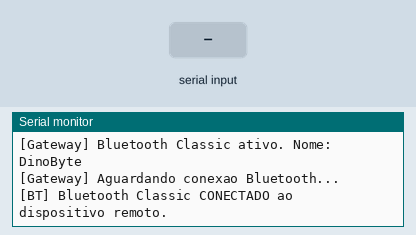
Bench run of a sketch on a simulated ESP32-S3. Shown: the last lines printed to the serial monitor. The test bench sets the inputs (shaded band). Nothing arrives over Bluetooth unless stated.

Above: at 1.4 s.
1.5 s: "ok\n" received over the second serial link
At 2.3 s:
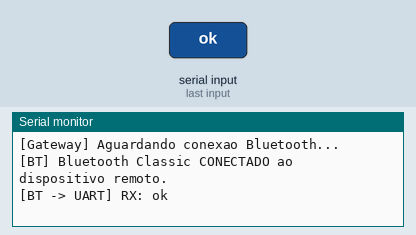
3.0 s: "DONE\n" received over the second serial link
At 3.5 s:
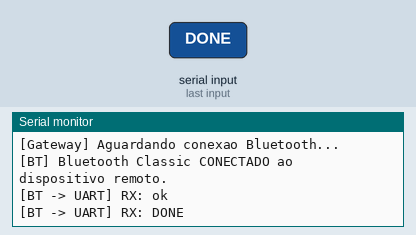
4.5 s: "1\n" received over the second serial link
At 5.8 s:
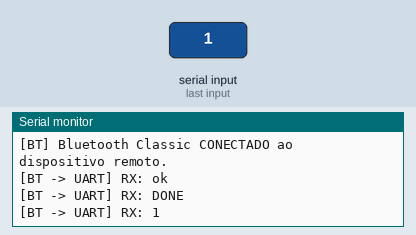

The sketch:

BluetoothGateway.ino
```cpp
// BluetoothSerial é deprecated no core 4.x, mas funciona normalmente no 3.x.
// O pragma abaixo suprime o warning durante a compilação.
#pragma GCC diagnostic push
#pragma GCC diagnostic ignored "-Wdeprecated-declarations"
#include "BluetoothSerial.h"
#pragma GCC diagnostic pop

#if !defined(CONFIG_BT_ENABLED) || !defined(CONFIG_BLUEDROID_ENABLED)
#error Bluetooth Classic nao esta habilitado. Ative em: Tools > Partition Scheme (com BT habilitado)
#endif

#define BT_DEVICE_NAME "DinoByte"

#define GATEWAY_UART_RX_PIN   16
#define GATEWAY_UART_TX_PIN   17
#define GATEWAY_UART_BAUDRATE 115200

#define BRIDGE_BUFFER_SIZE 256

BluetoothSerial SerialBT;
bool btWasConnected = false;

String btRxLine = "";
String uartRxLine = "";

void addLog(const String &msg) {
  Serial.println(msg);
}

void sendSafetyStop() {
  // STOP() já para todos os atuadores (motores + pescoço + boca) no ESP32-S3.
  // NECK(STOP) e MOUTH(STOP) seriam redundantes, e MOUTH(STOP) não existe
  // no parser do S3 (seria interpretado como handleMouth(0), abrindo a boca).
  Serial2.print("STOP()\n");
  addLog("[Gateway] Bluetooth caiu -> parada de seguranca enviada ao ESP32-S3.");
}

void setup() {
  Serial.begin(115200);
  delay(200);

  Serial2.begin(GATEWAY_UART_BAUDRATE, SERIAL_8N1, GATEWAY_UART_RX_PIN, GATEWAY_UART_TX_PIN);

  if (!SerialBT.begin(BT_DEVICE_NAME)) {
    addLog("[Gateway] ERRO ao iniciar Bluetooth Classic!");
  } else {
    addLog("[Gateway] Bluetooth Classic ativo. Nome: " + String(BT_DEVICE_NAME));
    addLog("[Gateway] Aguardando conexao Bluetooth...");
  }
}

void loop() {
  bool btConnected = SerialBT.hasClient();

  if (btWasConnected && !btConnected) {
    addLog("[BT] Bluetooth Classic DESCONECTADO!");
    sendSafetyStop();
  }

  if (!btWasConnected && btConnected) {
    addLog("[BT] Bluetooth Classic CONECTADO ao dispositivo remoto.");
  }

  btWasConnected = btConnected;

  int btAvail = SerialBT.available();
  if (btAvail > 0) {
    uint8_t buf[BRIDGE_BUFFER_SIZE];
    int toRead = btAvail > BRIDGE_BUFFER_SIZE ? BRIDGE_BUFFER_SIZE : btAvail;
    int n = SerialBT.readBytes(buf, toRead);
    if (n > 0) {
      Serial2.write(buf, n);
      for (int i = 0; i < n; i++) {
        char c = (char)buf[i];
        if (c == '\n') {
          if (btRxLine.length() > 0) {
            addLog("[BT -> UART] RX: " + btRxLine);
            btRxLine = "";
          }
        } else if (c != '\r') {
          btRxLine += c;
          if (btRxLine.length() >= 120) {
            addLog("[BT -> UART] RX: " + btRxLine);
            btRxLine = "";
          }
        }
      }
    }
  }

  // ── UART (S3) → Bluetooth ────────────────────────────────────────────────
  // Usa line-buffering: acumula caracteres do S3 até encontrar '\n', depois
  // envia a linha COMPLETA ao cliente BT de uma vez.
  // Isso garante que "ok", "DONE:xxx" e "ACK:xxx" cheguem íntegros,
  // sem fragmentação causada por leituras parciais do buffer UART.
  while (Serial2.available() > 0) {
    char c = (char)Serial2.read();
    if (c == '\r') continue; // ignora CR

    if (c == '\n') {
      if (uartRxLine.length() > 0) {
        // Envia a linha completa ao Bluetooth com \r\n para compatibilidade máxima
        String outLine = uartRxLine + "\r\n";
        SerialBT.print(outLine);

        // Log destacado para respostas especiais do S3
        if (uartRxLine == "ok") {
          addLog("[S3 -> BT] <<< ok >>> (comando concluido)");
        } else if (uartRxLine.startsWith("DONE")) {
          addLog("[S3 -> BT] <<< " + uartRxLine + " >>> (sequencia concluida)");
        } else {
          addLog("[UART -> BT] " + uartRxLine);
        }

        uartRxLine = "";
      }
    } else {
      uartRxLine += c;
      // Segurança: descarta linha se estiver muito longa
      if (uartRxLine.length() >= 120) {
        addLog("[AVISO] Linha UART muito longa, descartada: " + uartRxLine);
        uartRxLine = "";
      }
    }
  }
}
```

Measured:
- after the input at 1.5 s, the serial monitor: prints a new line at once (image 1)
- after the input at 3.0 s, the serial monitor: prints a new line at once (image 2)
- after the input at 4.5 s, the serial monitor: prints a new line at once (image 3)
